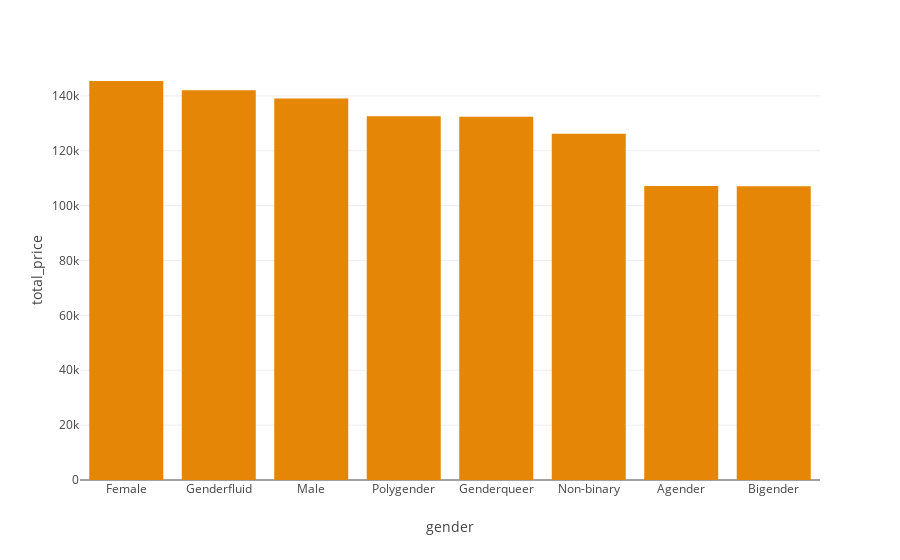

Notebook code for this chart:
### Code cell
# what is the total money that each gender spent?
money_gender =data.groupby('gender')[['total_price']].sum().sort_values(by="total_price" , ascending = False).reset_index()
money_gender

fig1 = px.bar(money_gender, x='gender', y='total_price' , color_discrete_sequence=px.colors.qualitative.Vivid)
fig1.show()

### Figure 1 — Plotly figure (JSON) as saved in the notebook; plotly's stock layout.template omitted (floating-point values rounded to 4 significant figures)
{"data": [{"alignmentgroup": "True", "hovertemplate": "gender=%{x}<br>total_price=%{y}<extra></extra>", "legendgroup": "", "marker": {"color": "rgb(229, 134, 6)", "pattern": {"shape": ""}}, "name": "", "offsetgroup": "", "orientation": "v", "showlegend": false, "textposition": "auto", "type": "bar", "x": ["Female", "Genderfluid", "Male", "Polygender", "Genderqueer", "Non-binary", "Agender", "Bigender"], "xaxis": "x", "y": [145404, 142077, 138988, 132548, 132389, 126201, 107179, 107014], "yaxis": "y"}], "layout": {"autosize": true, "barmode": "relative", "legend": {"tracegroupgap": 0}, "margin": {"t": 60}, "xaxis": {"anchor": "y", "autorange": true, "domain": [0, 1], "range": [-0.5, 7.5], "title": {"text": "gender"}, "type": "category"}, "yaxis": {"anchor": "x", "autorange": true, "domain": [0, 1], "range": [0, 153100.0], "title": {"text": "total_price"}, "type": "linear"}}}
